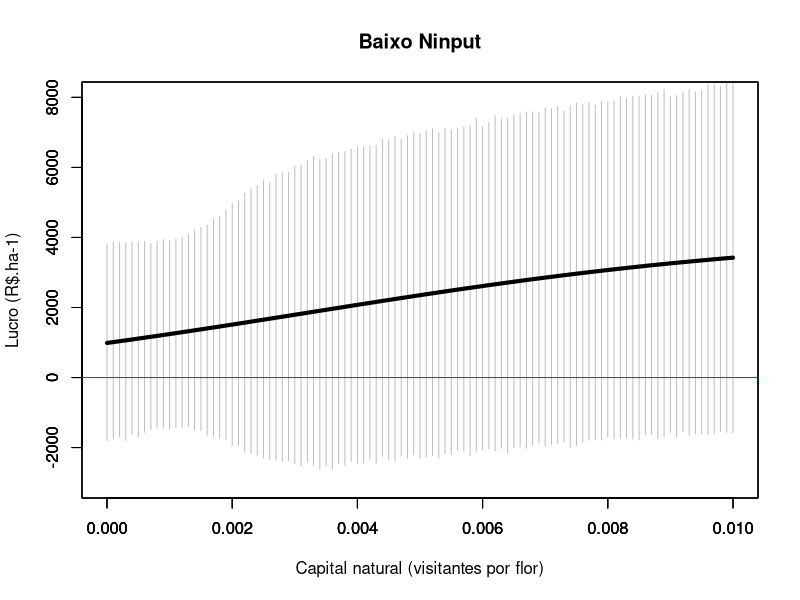
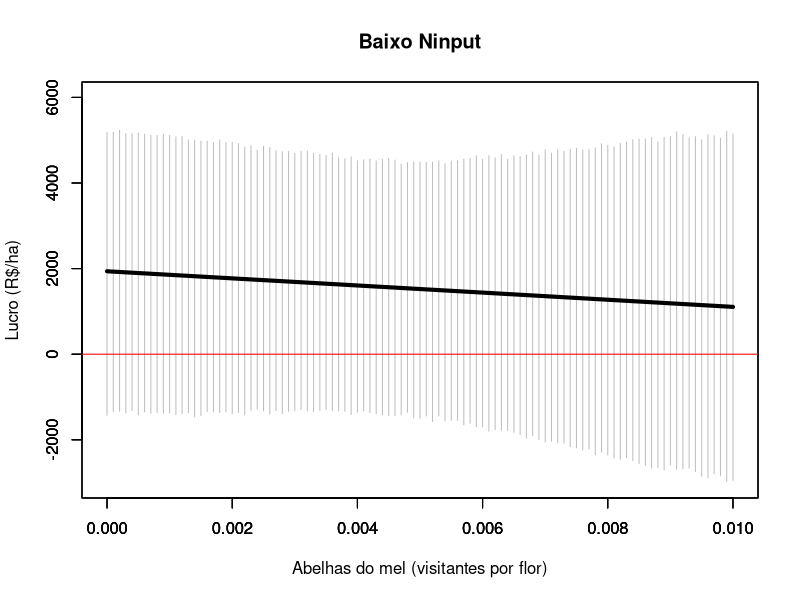
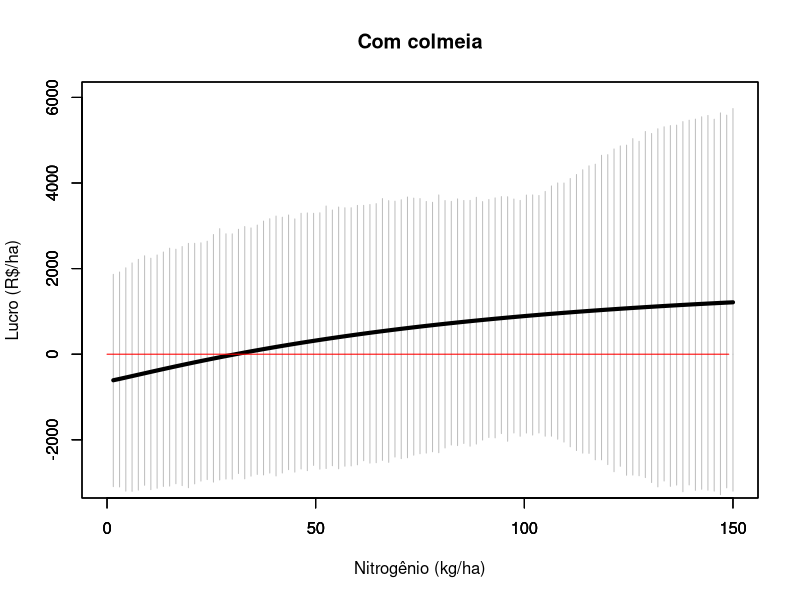

Here is the R script that generated these plots, in order:
#Contém o modelo conceitual de avaliação econômica da polinização agrícola automatizado. 
#O arquivo deve ser usado no programa R.

#A apicação do modelo consiste em 4 etapas:
#1ª: inserir os coeficientes dos modelos estatístico da produtividade e da qualidade do produto;
#2º: inserir os dados de custo de produção e dos preços;
#3º: montar as equações de produtividade, qualidade, custo de produção, receita e lucro;
#4º: Simulação dos cenários das projeções do lucro em relação às práticas de manejo (gráficos).

#Para replicar o modelo sem alterar as variáveis de manejo, 
#basta adaptar os valores dos coeficientes (1ª etapa) e dos dados de custo de produção e de preços (2ª etapa)
#Para acrescentar novas variáveis de manejo agrícola (convencional e de polinizadores), 
#terá que adaptar todas as etapas, acrescentando as novas variáveis onde for necessário. 


#Primeira etapa: Inserir os coeficientes das seguintes equações:
#1. Modelo de produtividade;
#2. Modelo de baixa qualidade;
#3. Modelo de alta qualidade. 

#########################
#MODELO DA PRODUTIVIDADE#
#########################

# Este modelo indica o quanto a média da produtividade por flor (g/flor) é afetada por:
# 1. prática de fertilizante (kg de nitrogênio por hectare);
# 2. prática de manejo de abelhas (densidade de abelha do mel - visitantes por flor);
# 3. prática do capital natural (densidade de polinizadores nativos - visitantes por flor);
# 4. e as interações entre essas três práticas. 

#intercepto: produtividade média (g/flow) obtida sem as práticas de manejo consideradas neste estudo. 
#desvio padrão: obtido pela multiplicação entre o erro padrão e a raiz quadrada do grau de liberdade dos resíduos. 
baseY= -7.4024
baseYsd= 2.1232*sqrt(26) 
#fertilizante: efeito do nitrogênio (kg/ha) na produtividade (g/flor). 
#   Nessa variável foi usada a transformação logarítmica. 
#   Em seguida, inserir o erro padrão e o grau de liberdade do resíduo para calcular o desvio padrão. 
eN=1.6145 
eNsd= 0.4663*sqrt(26)
#manejo de abelhas: o efeito da densidade de abelhas do mel (visitantes por flor) na produtividade (g/flor). 
#   Em seguida, inserir o erro padrão e o grau de liberdade do resíduo para calcular o desvio padrão.
eMB=-37.1699
eMBsd=29.1504*sqrt(26)
#capital natural: o efeito da densidade de polinizadores nativos (visitantes por flor) na produtividade (g/flor). 
#   Em seguida, inserir o erro padrão e o grau de liberdade do resíduo para calcular o desvio padrão.
eNC = 2420.3289
eNCsd=1357.9591*sqrt(26) 
#(fertilizante)*(manejo de abelhas): efeito da interação entre nitrogênio (fertilizante) e o manejo de abelha (densidade)
#   na produtividade (g/flor).
#   Em seguida, inserir o erro padrão e o grau de liberdade do resíduo para calcular o desvio padrão. 
iN_MB=0 
iN_MBsd=0
#(fertilizante)*(capital natural): efeito da interação entre nitrogênio (fertilizante) e o capital natural (densidade)
#   na produtividade (g/flor).
#   Em seguida, inserir o erro padrão e o grau de liberdade do resíduo para calcular o desvio padrão. 
iN_NC=-530.7988
iN_NCsd=300.6824*sqrt(26)
#(manejo de abelha)*(capital natural): efeito da interação entre manejo de abelha (densidade) e o capital natural (densidade)
#   na produtividade (g/flor).
#   Em seguida, inserir o erro padrão e o grau de liberdade do resíduo para calcular o desvio padrão. 
iNC_MB=0
iNC_MBsd=0



###########################
#MODELO DA BAIXA QUALIDADE#
###########################

# Este modelo indica o quanto a probabilidade de um feijão ser considerado de baixa qualidade é afetada por:
# 1. prática de fertilizante (kg de nitrogênio por hectare);
# 2. prática de manejo de abelhas (densidade de abelha do mel - visitantes por flor);
# 3. prática do capital natural (riqueza de polinizadores nativos - nº de espécies por flor);
# 4. e as interações entre essas três práticas.

#O primeiro valor se refere ao coeficiente de cada variável explicativa do modelo. 
#O segundo valor se refere ao desvio padrão calculado com base no erro padrão e no grau de liberdade do resíduo. 

#intercepto: probabilidade média obtida sem o efeito das práticas de manejo conisderadas no estudo. 
baseQl=6.403e-01
baseQlsd=3.520*sqrt(26)
#fertilizante: efeito do nitroênio (kg/ha) na probabilidade de ocorrência da baixa qualidade.
eqlN=-5.795e-02 
eqlNsd=2.919e-02*sqrt(26)
#manejo de abelha: efeito da densidade de abelhas (visitantes por flor) na probabilidade de ocorrência da baixa qualidade.  
eqlMB=5.717e+03
eqlMBsd=1.654e+03*sqrt(26)
#capital natural: efeito da riqueza de polinizadores nativos (nª de espécies por flor) na probabilidade de ocorrência da baixa qualidade. 
eqlNC=-6.599e+03 
eqlNCsd=2.299e+03*sqrt(26)
#(fertilizante)*(manejo de abelhas): efeito da interação entre nitrogênio (kg/ha) e o manejo de abelha (densidade) na probabilidade de baixa qualidade.
iqlN_MB=5.362e+01 
iqlN_MBsd=1.615e+01
#(fertilizante)*(capital natural): efeito da interação entre nitrogênio (kg/ha) e o capital natural (riqueza) na probabilidade de baixa qualidade.
iqlN_NC=7.342e+01
iqlN_NCsd=2.476e+01*sqrt(26)
#(manejo de abelhas)*(capital natural): efeito da interação entre abelha do mel (densidade) e o capital natural (riqueza) na probabilidade de baixa qualidade.
iqlNC_MB=-3.906e+05
iqlNC_MBsd=2.166e+05*sqrt(26)

##########################
#MODELO DA ALTA QUALIDADE#
##########################

# Este modelo indica o quanto a probabilidade de um feijão ser considerado de alta qualidade é afetada por:
# 1. prática de fertilizante (kg de nitrogênio por hectare);
# 2. prática de manejo de abelhas (densidade de abelha do mel - visitantes por flor);
# 3. prática do capital natural (densidade de polinizadores nativos - visitantes por flor);
# 4. e as interações entre essas três práticas. 

#O primeiro valor se refere ao coeficiente de cada variável explicativa do modelo. 
#O segundo valor se refere ao desvio padrão calculado com base no erro padrão e no grau de liberdade do resíduo. 


#intercepto: probabilidade obtida sem o efeito das práticas de manejo conisderadas no estudo. 
baseQh=-4.247e+00
baseQhsd=2.412*sqrt(26)
#fertilizante: efeito do nitroênio (kg/ha) na probabilidade de ocorrência da alta qualidade.
eqhN=2.783e-02
eqhNsd=2.290e-02*sqrt(26)
#manejo de abelha: efeito da densidade de abelhas (visitantes por flor) na probabilidade de ocorrência da alta qualidade.  
eqhMB=-1.020e+03
eqhMBsd=3.500e+02*sqrt(26)
#capital natural: efeito da densidade de polinizadores nativos (visitantes por flor) na probabilidade de ocorrência da alta qualidade. 
eqhNC=5.094e+03
eqhNCsd=6.598e+02*sqrt(26)
#(fertilizante)*(manejo de abelhas): efeito da interação entre nitrogênio (kg/ha) e o manejo de abelha (densidade) na probabilidade de alta qualidade.
iqhN_MB=1.156e+01 
iqhN_MBsd=3.363*sqrt(26)
#(fertilizante)*(capital natural): efeito da interação entre nitrogênio (kg/ha) e o capital natural (riqueza) na probabilidade de alta qualidade.
iqhN_NC=-5.538e+01
iqhN_NCsd=7.208*sqrt(26)
#(manejo de abelhas)*(capital natural): efeito da interação entre abelha do mel (densidade) e o capital natural (riqueza) na probabilidade de alta qualidade.
iqhNC_MB=0
iqhNC_MBsd=0



#SEGUNDA ETAPA: Inserir os dados dos custos de produção e dos preços  

#Custo associado com a aplicação de pesticida (R$/ha).
Cpest=0 
#Custo associado com a aplicação de fertilizante (R$/kg).
#O custo do fertilizante foi baseado no custo do nitrogênio contido na ureia. 
#1 kg de ureia custa R$ 1,56 e contém 0.4 kg de nitrogênio, logo, 1kg de nitrogênio custa R$3.54.
Cfert=3.54
#Custo associado com o manejo de abelhas.
#O custo está associado ao valor do investimento para atingir uma dada densidade de abelha do mel (visitantes por flor). 
#O aluguel de uma colmeia é de R$350,00 e oferece 333 abelhas por hectare. 
#Cada hectare tem em média 38900 flores (durante o pico da floração) (calculado com base em uma área de 50m2 em cada local de amostragem).
#Assim, cada colmeia permite um aumento de densidade de 0.0086 abelhas do mel por flor. 
#Portanto, o custo para se ter 1 abelha do mel por flor é de R$40800 por hectare por mês (350/(333/38900)).
#Este valor será multiplicado pela densidade que se busca atingir.
#Por exemplo, considerando uma densidade de 0.01 visitantes por flor, o custo do manejo de abelha será de R$408/mês (40800*0.01).
#Assumi-se que os produtores aluguarão as colmeias por 1 mes (período da floração).
Cmb=40800
#Custo associado com o manejo do capital natural (R$/ha).
Cnc=0
#Outros custos fixos (R$/ha).
Cother=229
#Custo variável (R$ por kg produzido) 
VC=0.83
#Preços associados a cada categoria de qualidade do produto (R$)
PriceHQ=2.25 # para alta qualidade
PriceMQ=2 # para média qualidade
PriceLQ=1.75 # para baixa qualidade




#TERCEIRA ETAPA: Montagem das equações
#Para as equações, deve-se monstar considerando os códigos dos coeficientes inseridos nas duas primeiras etapas. 

##EQUAÇÃO DA PRODUTIVIDADE

Yield_function = function(NC, MB, N){
  
  #Efeito do capital natural (NC), do manejo de abelhas (MB) e do fertilizante (N) sobre a produtividade (Yo)
  #O modelo de produtividade foi obtido com a transformação logit em (Y/(2-Y)), pois se trata de uma variável sigmóide (formato em s)
  #Para estimat a produtividade é preciso fazer a transoformação reversa, logo Yo=(2/(1/exp(Y)+1))    
        
        Yo=2/ (1/exp(baseY+eN*log(N)+(eMB+iN_MB*log(N)+iNC_MB*NC)*MB+(eNC+iN_NC*log(N))*NC)+1)
        ###Convertendo a estima de g/flor para kg/ha. 
        ### peso por vagem * num flor por m2 /1000(gr para kg)*10000 (m2 para ha); numero vagens médio= 196 (vagens/15*10))
        Y=Yo*196/1000*10000
  return(Y)
}

##EQUAÇÃO DO LUCRO (PF), QUE INCLUI:
    #EQUAÇÃO DA PRODUTIVIDADE;
    #EQUAÇÕES DOS MODELOS DE QUALIDADE;
    #EQUAÇÃO DO CUSTO DE PRODUÇÃO (PC);
    #EQUAÇÃO DA RECEITA (R). 

Pf_function = function(NC, MB, N){
      
        ###EQUAÇÃO DA PRODUTIVIDADE
        #Efeito do capital natural (NC), do manejo de abelhas (MB) e do fertilizante (N) sobre a produtividade (Yo)
        Yo=2/ (1/exp(baseY+eN*log(N)+(eMB+iN_MB*log(N)+iNC_MB*NC)*MB+(eNC+iN_NC*log(N))*NC)+1)
        Y=Yo*196/1000*10000
        
        ###EQUAÇÕES DOS MODELOS DE QUALIDADE
        #Efeito do capital natural (NC), do manejo de abelhas (MB) e do fertilizante (N) 
        #sobre a probabilidade de cada categoria de qualidade
        # ALTA qualidade 
          PHQ=baseQh+(eqhNC+iqhN_NC*N)*NC+eqhN*N+(eqhMB+iqhN_MB*N+iqhNC_MB*NC)*MB
        #Aplicando a transformação reversa no loggit (para modelos que assumem a distribuição binomial)  
          PHQbt=1/(1+1/exp(PHQ))
        #BAIXA qualidade  
          PLQ=baseQl+(eqlNC+iqlN_NC*N)*NC+eqlN*N+(eqlMB+iqlN_MB*N+iqlNC_MB*NC)*MB
        #Aplicando a transformação reversa no loggit (para modelos que assumem a distribuição binomial)  
          PLQbt=1/(1+1/exp(PHQ))    
        #MÉDIA qualidade  
          PMQ=1 - PHQbt-PLQbt 
        
        
        ###EQUAÇÃO DO CUSTO DE PRODUÇÃO (PC)
        FC=Cpest+Cfert*N+Cmb*MB+Cnc*NC+Cother #custo fixo
        VCy= VC*Y  #custo variável
        PC= FC+VCy  #custo total
        
        ###EQUAÇÃO DA RECEITA (R) 
        #R calculada considerndo a produtividade rateada entre as três qualidade do produto 
        #Multiplica pelo preço ajustado pela qualidade. 
        R = PriceLQ*Y*PLQbt+ PriceMQ*Y*PMQ+PriceHQ*Y*PHQbt 
        
        ###EQUAÇÃO DO LUCRO (Pf)
        Pf = R-PC
        return(Pf)
      }
      
#As equações seguintes são usadas para a projeçao do desvio padrão nos gráficos. 
      Pfsd_function = function(NC, MB, N){
        
 
        #formulas SE
        Pfsd_vector=rep(0, length(NC)*length(MB)*length(N))
        for (i in 1:length(N)){
          for (j in 1:length(NC)) {
            for (k in 1:length(MB)){
              
              ###EQUAÇÃO DA PRODUTIVIDADE
              #Efeito do capital natural (NC), do manejo de abelhas (MB) e do fertilizante (N) sobre a produtividade (Yo)
              #Y=baseY+(eNC+iN_NC*log(N[i]))*NC[j]+eN*log(N[i])+(eMB+iN_MB*log(N[i])+iNC_MB*NC[j])*MB[k]
              Yo=2/ (1/exp(baseY+eN*log(N[i])+(eMB+iN_MB*log(N[i])+iNC_MB*NC[j])*MB[k]+(eNC+iN_NC*log(N[i]))*NC[j])+1)
              Y=Yo*196/1000*10000
              
              ###EQUAÇÕES DOS MODELOS DE QUALIDADE
              #Efeito do capital natural (NC), do manejo de abelhas (MB) e do fertilizante (N) 
              #sobre a probabilidade de cada categoria de qualidade 
              # ALTA qualidade
              PHQ=baseQh+(eqhNC+iqhN_NC*N[i])*NC[j]+eqhN*N[i]+(eqhMB+iqhN_MB*N[i]+iqhNC_MB*NC[j])*MB[k]
              #Aplicando a transformação reversa no loggit (para modelos que assumem a distribuição binomial)  
              PHQbt=1/(1+1/exp(PHQ))
              #BAIXA qualidade  
              PLQ=baseQl+(eqlNC+iqlN_NC*N[i])*NC[j]+eqlN*N[i]+(eqlMB+iqlN_MB*N[i]+iqlNC_MB*NC[j])*MB[k]
              #Aplicando a transformação reversa no loggit (para modelos que assumem a distribuição binomial) 
              PLQbt=1/(1+1/exp(PHQ))    
              #MÉDIA qualidade  
              PMQ=1 - PHQbt-PLQbt 
              
              ####CUSTO DE PRODUÇÃO (PC)
              FC=Cpest+Cfert*N[i]+Cmb*MB[k]+Cnc*NC[j]+Cother  
              VCy= VC*Y 
              PC= FC+VCy 
              
              ### RECEITA (R) 
              R = PriceLQ*Y*PLQbt+ PriceMQ*Y*PMQ+PriceHQ*Y*PHQbt 
              
              ###LUCRO (PF)
              Pf = R-PC
              
              
                 
              ###PROJETANDO O DESVIO PADRÃO
              #PRODUTIVIDADE
              Ysdo=2/ (1/exp(rnorm(10000,mean=baseY, sd=baseYsd)+rnorm(10000,mean=eN, sd=eNsd)*log(N[i])+
                            (rnorm(10000,mean=eMB, sd=eMBsd)+rnorm(10000,mean=iN_MB, sd=iN_MBsd)*log(N[i])+
                               rnorm(10000,mean=iNC_MB, sd=iNC_MBsd)*NC[j])*MB[k]+
                            (rnorm(10000,mean=eNC, sd=eNCsd)+rnorm(10000,mean=iN_NC, sd=iN_NCsd)*log(N[i]))*NC[j])+1)
              Ysd=Ysdo*196/1000*10000 #NÚMERO MÉDIO DE FLORES POR HECTARE (196 flores por m2)
              
              #QUALIDADE
              PHQsd=sd(rnorm(10000,mean=baseQh, sd=baseQhsd)+(rnorm(10000,mean=eqhNC, sd=eqhNCsd)+
                                                                rnorm(10000,mean=iqhN_NC, sd=iqhN_NCsd)*N[i])*NC[j]+
                         rnorm(10000,mean=eqhN, sd=eqhNsd)*N[i]+
                         (rnorm(10000,mean=eqhMB, sd=eqhMBsd)+rnorm(10000,mean=iqhN_MB, sd=iqhN_MBsd)*N[i]+
                            rnorm(10000,mean=iqhNC_MB, sd=iqhNC_MBsd)*NC[j])*MB[k])
              
              PHQbt_sd=sd(1/(1+1/exp(rnorm(10000,mean=PHQ, sd=PHQsd))))
              
              
              
              PLQsd=sd(rnorm(10000,mean=baseQl, sd=baseQlsd)+(rnorm(10000,mean=eqlNC, sd=eqlNCsd)+
                                                                rnorm(10000,mean=iqlN_NC, sd=iqlN_NCsd)*N[i])*NC[j]+
                         rnorm(10000,mean=eqlN, sd=eqlNsd)*N[i]+(rnorm(10000,mean=eqlMB, sd=eqlMBsd)+
                                                                rnorm(10000,mean=iqlN_MB, sd=iqlN_MBsd)*N[i]+
                                                                rnorm(10000,mean=iqlNC_MB, sd=iqlNC_MBsd)*NC[j])*MB[k])
              
              PLQbt_sd=sd(1/(1+1/exp(rnorm(10000,mean=PHQ, sd=PHQsd))) )   
              PMQsd=sd(1 - rnorm(10000,mean=PHQbt, sd=PHQbt_sd)-rnorm(10000,mean=PLQbt , sd=PLQbt_sd))
              
              #CUSTO DE PRODUÇÃO (PC)
              FCsd=0
              VCy_sd= sd(VC*rnorm(10000,mean=Y, sd=Ysd) )
              PCsd= sd((FC+VC*rnorm(10000,mean=Y, sd=Ysd))  )
              
              #RECEITA (R)
              Rsd = sd(PriceLQ*rnorm(10000,mean=Y, sd=Ysd)*rnorm(10000,mean=PLQbt, sd=PLQbt_sd)+ 
                         PriceMQ*rnorm(10000,mean=Y, sd=Ysd)*rnorm(10000,mean=PMQ, sd=PMQsd)+
                         PriceHQ*rnorm(10000,mean=Y, sd=Ysd)*rnorm(10000,mean=PHQbt, sd=PHQbt_sd) )
              
              #LUCRO (PF)
              Pfsd = sd(rnorm(10000,mean=R, sd=Rsd)-rnorm(10000,mean=PC, sd=PCsd))
              
              
              if (length(N)>1){Pfsd_vector[i]=Pfsd}
              if (length(NC)>1){Pfsd_vector[j]=Pfsd}
              if (length(MB)>1){Pfsd_vector[k]=Pfsd}
            }}}
        
        Lower_line=Pf-Pfsd_vector
        
        return(Pfsd_vector)
      }
      


#QUARTA ETAPA: Montagem dos gráficos 
#Aqui é possível projetar os gráficos do lucro (R$/ha) associado com o manejo de fertilizantes, de colmeias e de capital natural. 
      par(mfrow=c(1,1))
      
      #GRÁFICO 1 - simula como o lucro varia com o capital natural 
      #Manejo de colmeia:
          #Com manejo de colmeias (0.01 abelha por flor) (MB=0.01);
          #Sem manejo de colmeias (MB=0) 
      #Manejo de fertilizante (N)
          #Uso elevado de nitrogênio (kg/ha) (N=130)
          #Uso reduzido de nitrogênio (kg/ha) (N=60)
      New.function<-function(x){Pf_function(x, MB=0, N=60)}
      New.function_sd<-function(x){Pfsd_function(x, MB=0, N=60)}
      fun_LOWCI <- function(x){
        New.function(x) - 1.96*(New.function_sd(x)/sqrt(26))
      }
      fun_HIGHCI <- function(x){
        New.function(x) + 1.96*(New.function_sd(x)/sqrt(26))
      }
      
      plot(fun_LOWCI,  xlab="", ylab="", main="", xlim=c(0,0.01), ylim=c(-3000,8000), col="grey",type = "h" )
      par(new=TRUE)
      plot(fun_HIGHCI,  xlab="", ylab="", main="", xlim=c(0,0.01), ylim=c(-3000,8000), col="grey",type = "h" )
       par(new=TRUE)
      plot(New.function,  xlab="Capital natural (visitantes por flor)", ylab="Lucro (R$.ha-1)",lwd = 4, main="Baixo Ninput", xlim=c(0,0.01), ylim=c(-3000,8000) )
      x=1:2000/1000-1
      y=0*x
      lines(x,y, col="red")
      
      
      #GRÁFICO 2 - simula como o lucro varia com o manejo de colmeia (densidade de abelhas do mel)
      #Manejo de capital natural (NC):
          #Densidade de polinizadores nativos de 0.001 (NC=0.001)
      #Manejo de fertilizante (N)
          #Uso elevado de nitrogênio (kg/ha) (N=130)
          #Uso reduzido de nitrogênio (kg/ha) (N=60)
      New.function<-function(x){Pf_function(NC=0.001, x, N=130)}
      New.function_sd<-function(x){Pfsd_function(NC=0.001, x, N=130)}
      fun_LOWCI <- function(x){
        New.function(x) - 1.96*(New.function_sd(x)/sqrt(26))
      }
      fun_HIGHCI <- function(x){
        New.function(x) + 1.96*(New.function_sd(x)/sqrt(26))
      }
      
      plot(fun_LOWCI,  xlab="", ylab="", main="", xlim=c(0,0.01), ylim=c(-3000,6000), col="grey",type = "h"  )#, ylim=c(0,1e+05 )
      par(new=TRUE)
      plot(fun_HIGHCI,  xlab="", ylab="", main="", xlim=c(0,0.01), ylim=c(-3000,6000), col="grey",type = "h"  )#, ylim=c(0,1e+05 )
      par(new=TRUE)
      plot(New.function,  xlab="Abelhas do mel (visitantes por flor)", ylab="Lucro (R$/ha)", main="Baixo Ninput" ,lwd = 4, xlim=c(0,0.01), ylim=c(-3000,6000))
      x=1:2000/1000-1
      y=0*x
      lines(x,y, col="red")
      
      #GRÁFICO 3 - simula como o lucro varia com o fertilizante 
      #Manejo de colmeia (MB):
          #Com manejo de colmeias (0.01 abelha por flor) (MB=0.01);
          #Sem manejo de colmeias (MB=0)
      #Manejo de capital natural (NC):
          #Densidade de polinizadores nativos de 0.001 (NC=0.001)
      New.function<-function(x){Pf_function(NC=0.001, MB=0.01, x)}
      New.function_sd<-function(x){Pfsd_function(NC=0.001, MB=0.01, x)}
      fun_LOWCI <- function(x){
        New.function(x) - 1.96*(New.function_sd(x)/sqrt(26))
      }
      fun_HIGHCI <- function(x){
        New.function(x) + 1.96*(New.function_sd(x)/sqrt(26))
      }
      
       plot(fun_LOWCI,  xlab="", ylab="", main="", xlim=c(0,150), ylim=c(-3000,6000), col="grey",type = "h"  )#, ylim=c(0,1e+05 )
      par(new=TRUE)
      plot(fun_HIGHCI,  xlab="", ylab="", main="", xlim=c(0,150), ylim=c(-3000,6000), col="grey",type = "h"  )#, ylim=c(0,1e+05 )
     par(new=TRUE)
      plot(New.function,  xlab="Nitrogênio (kg/ha)", ylab="Lucro (R$/ha)", main="Com colmeia",lwd = 4, xlim=c(0,150), ylim=c(-3000,6000))
      x=1:150-1
      y=0*x
      lines(x,y, col="red")
     
      
